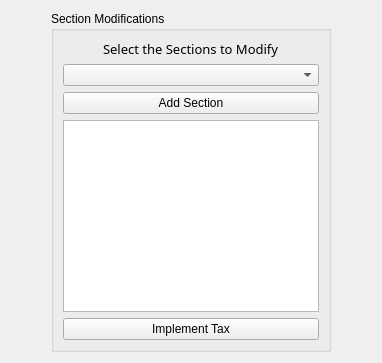
          <widget class="QWidget" name="tab">
           <attribute name="title">
            <string>Section Modifications</string>
           </attribute>
           <layout class="QGridLayout" name="gridLayout_8">
            <item row="0" column="2">
             <widget class="QGroupBox" name="sectionModification">
              <property name="sizePolicy">
               <sizepolicy hsizetype="Expanding" vsizetype="Expanding">
                <horstretch>0</horstretch>
                <verstretch>0</verstretch>
               </sizepolicy>
              </property>
              <property name="title">
               <string>Section Modifications</string>
              </property>
              <layout class="QGridLayout" name="gridLayout_2">
               <item row="3" column="1" colspan="2">
                <widget class="QPushButton" name="addSection">
                 <property name="text">
                  <string>Add Section</string>
                 </property>
                </widget>
               </item>
               <item row="1" column="1" colspan="2">
                <widget class="QComboBox" name="sectionList">
                 <property name="enabled">
                  <bool>true</bool>
                 </property>
                </widget>
               </item>
               <item row="6" column="1" colspan="2">
                <widget class="QPushButton" name="taxImpSec">
                 <property name="text">
                  <string>Implement Tax</string>
                 </property>
                </widget>
               </item>
               <item row="5" column="1" colspan="2">
                <widget class="QTextEdit" name="addedSections"/>
               </item>
               <item row="0" column="1" colspan="2" alignment="Qt::AlignHCenter">
                <widget class="QLabel" name="labelSection">
                 <property name="font">
                  <font>
                   <family>Yu Gothic</family>
                   <pointsize>10</pointsize>
                  </font>
                 </property>
                 <property name="text">
                  <string>Select the Sections to Modify</string>
                 </property>
                </widget>
               </item>
              </layout>
             </widget>
            </item>
            <item row="0" column="0">
             <spacer name="horizontalSpacer_8">
              <property name="orientation">
               <enum>Qt::Horizontal</enum>
              </property>
              <property name="sizeHint" stdset="0">
               <size>
                <width>40</width>
                <height>20</height>
               </size>
              </property>
             </spacer>
            </item>
            <item row="0" column="4">
             <spacer name="horizontalSpacer_6">
              <property name="orientation">
               <enum>Qt::Horizontal</enum>
              </property>
              <property name="sizeHint" stdset="0">
               <size>
                <width>40</width>
                <height>20</height>
               </size>
              </property>
             </spacer>
            </item>
           </layout>
          </widget>
